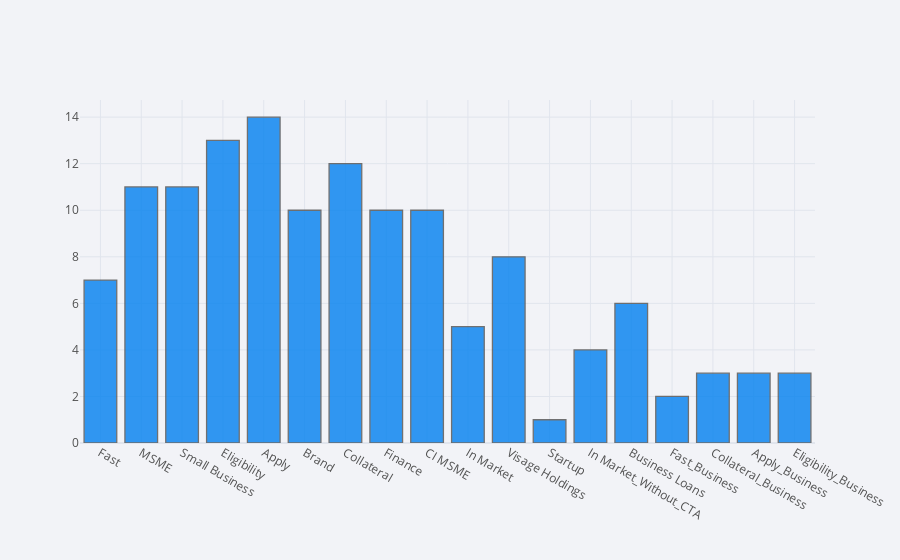

Source (notebook cell):
### Code cell
df['ad_group_name'].iplot(kind='hist')

### Figure 1 — Plotly figure (JSON) as saved in the notebook; plotly's stock layout.template omitted (floating-point values rounded to 4 significant figures; data arrays with more than 128 entries replaced by an {"elided": "..."} marker saying what was removed)
{"data": [{"histfunc": "count", "histnorm": "", "marker": {"color": "rgba(0, 128, 240, 1.0)", "line": {"color": "#505050", "width": 1.3}}, "name": "ad_group_name", "opacity": 0.8, "orientation": "v", "type": "histogram", "x": {"elided": "133 str values"}}], "layout": {"barmode": "overlay", "legend": {"bgcolor": "#F2F3F7", "font": {"color": "#505050"}}, "paper_bgcolor": "#F2F3F7", "plot_bgcolor": "#F2F3F7", "title": {"font": {"color": "#484848"}}, "xaxis": {"gridcolor": "#E1E5ED", "showgrid": true, "tickfont": {"color": "#505050"}, "title": {"font": {"color": "#505050"}, "text": ""}, "zerolinecolor": "#E1E5ED"}, "yaxis": {"gridcolor": "#E1E5ED", "showgrid": true, "tickfont": {"color": "#505050"}, "title": {"font": {"color": "#505050"}, "text": ""}, "zerolinecolor": "#E1E5ED"}}}
